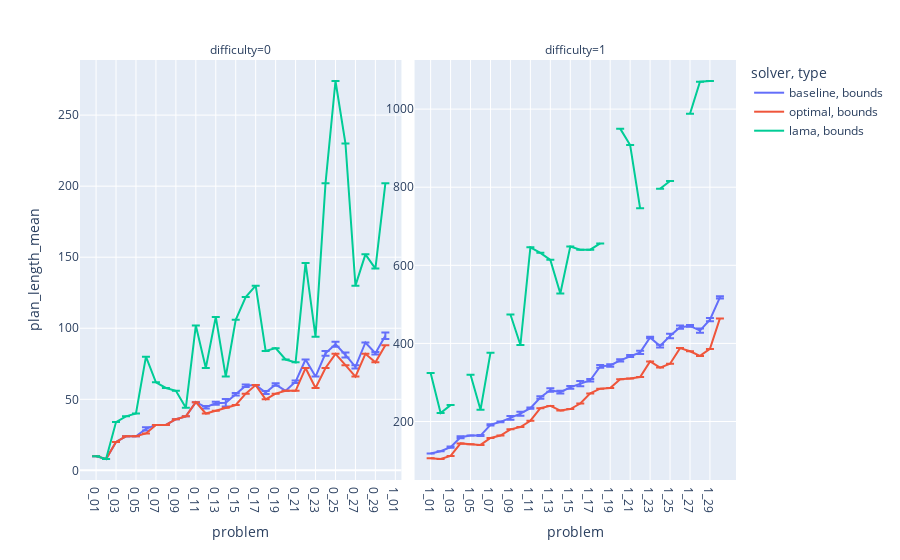
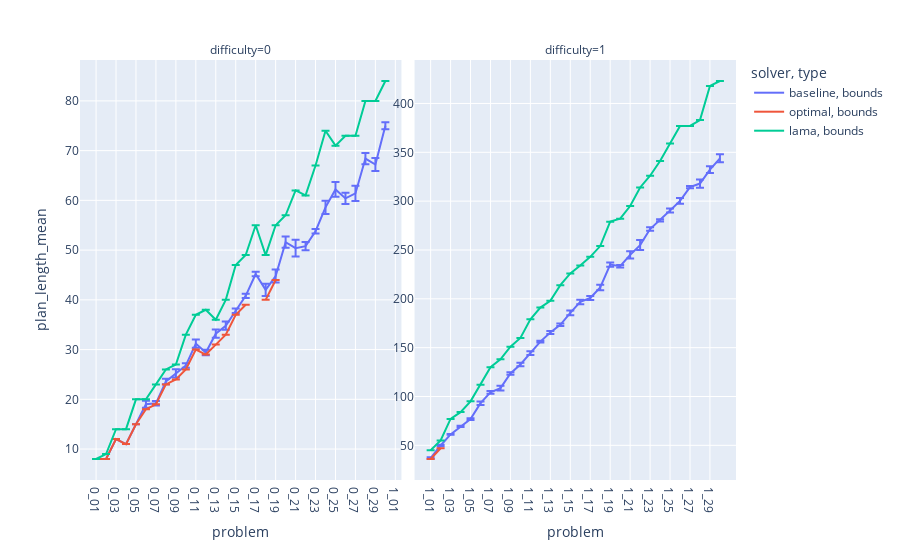
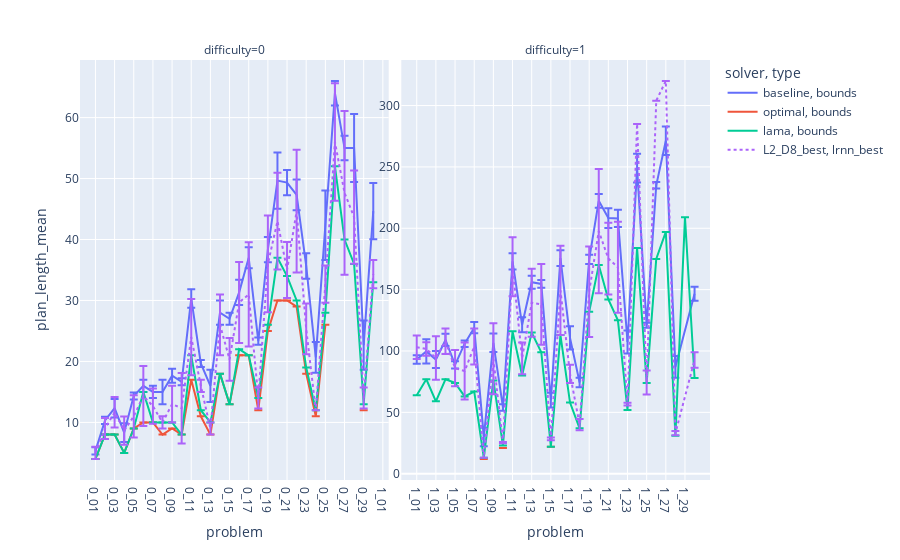
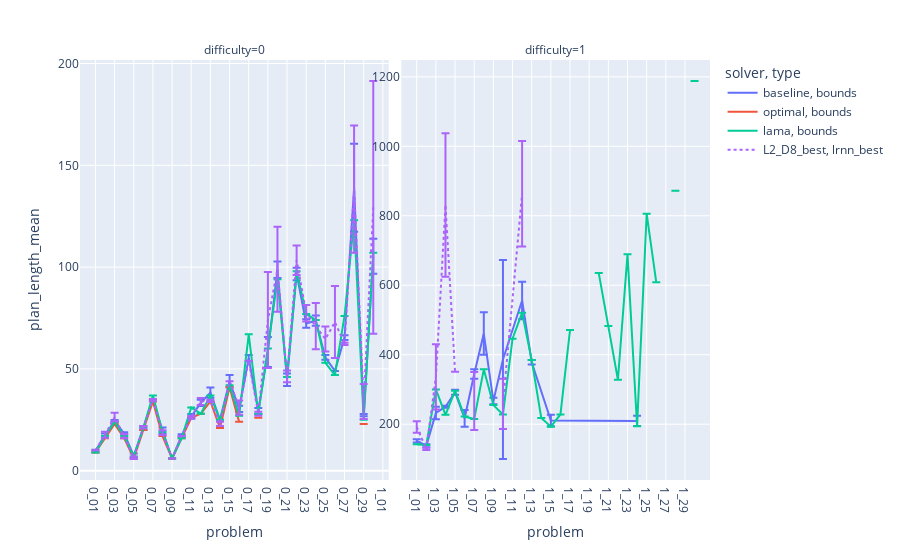

These figures' notebook cell, in order:
### Markdown cell above
# Plan length plots

### Code cell
plot_domains("plan_length", log_y=0, choices=choices, layers=layers, dimensions=dimensions)

### Figure 1 — Plotly figure (JSON) as saved in the notebook; plotly's stock layout.template omitted (floating-point values rounded to 4 significant figures)
{"data": [{"error_y": {"array": [0, 0, 0, 0, 0, 1.095, 0, 0, 0, 0, 0, 0.8944, 1.095, 2.608, 0.8944, 0.8944, 0, 1.095, 0.8944, 0, 0.8944, 0, 0, 1.673, 1.789, 1.789, 1.095, 0, 0.8944, 2.28]}, "hovertemplate": "solver=baseline<br>type=bounds<br>difficulty=0<br>problem=%{x}<br>plan_length_mean=%{y}<extra></extra>", "legendgroup": "baseline, bounds", "line": {"color": "#636efa", "dash": "solid"}, "marker": {"symbol": "circle"}, "mode": "lines", "name": "baseline, bounds", "orientation": "v", "showlegend": true, "type": "scatter", "x": ["0_01", "0_02", "0_03", "0_04", "0_05", "0_06", "0_07", "0_08", "0_09", "0_10", "0_11", "0_12", "0_13", "0_14", "0_15", "0_16", "0_17", "0_18", "0_19", "0_20", "0_21", "0_22", "0_23", "0_24", "0_25", "0_26", "0_27", "0_28", "0_29", "0_30"], "xaxis": "x", "y": [10, 8, 20, 24, 24, 29.2, 32, 32, 36, 38, 48, 44.4, 47.2, 47.6, 53.6, 59.6, 60, 54.8, 60.4, 56, 62.4, 78, 66, 82.4, 88.8, 81.2, 72.8, 90, 82.4, 94.8], "yaxis": "y"}, {"error_y": {"array": [0, 0, 1.673, 2.608, 0, 1.414, 1.673, 1.095, 4.604, 5.099, 1.673, 3.286, 4.382, 3.347, 3.578, 6.723, 3.286, 3.347, 3.286, 2.966, 2.608, 4.147, 1.789, 3.347, 5.762, 4.336, 2.28, 5.586, 4.147, 2.828]}, "hovertemplate": "solver=baseline<br>type=bounds<br>difficulty=1<br>problem=%{x}<br>plan_length_mean=%{y}<extra></extra>", "legendgroup": "baseline, bounds", "line": {"color": "#636efa", "dash": "solid"}, "marker": {"symbol": "circle"}, "mode": "lines", "name": "baseline, bounds", "orientation": "v", "showlegend": false, "type": "scatter", "x": ["1_01", "1_02", "1_03", "1_04", "1_05", "1_06", "1_07", "1_08", "1_09", "1_10", "1_11", "1_12", "1_13", "1_14", "1_15", "1_16", "1_17", "1_18", "1_19", "1_20", "1_21", "1_22", "1_23", "1_24", "1_25", "1_26", "1_27", "1_28", "1_29", "1_30"], "xaxis": "x2", "y": [118, 124, 134.4, 159.6, 164, 164, 191.6, 199.2, 209.2, 220, 234.4, 261.6, 280.8, 275.2, 287.6, 296.8, 305.6, 341.2, 343.6, 356.4, 367.6, 377.2, 415.2, 393.2, 419.2, 441.6, 444.8, 432.8, 460.8, 518], "yaxis": "y2"}, {"error_y": {"array": [null, null, null, null, null, null, null, null, null, null, null, null, null, null, null, null, null, null, null, null, null, null, null, null, null, null, null, null, null, null]}, "hovertemplate": "solver=optimal<br>type=bounds<br>difficulty=0<br>problem=%{x}<br>plan_length_mean=%{y}<extra></extra>", "legendgroup": "optimal, bounds", "line": {"color": "#EF553B", "dash": "solid"}, "marker": {"symbol": "circle"}, "mode": "lines", "name": "optimal, bounds", "orientation": "v", "showlegend": true, "type": "scatter", "x": ["0_01", "0_02", "0_03", "0_04", "0_05", "0_06", "0_07", "0_08", "0_09", "0_10", "0_11", "0_12", "0_13", "0_14", "0_15", "0_16", "0_17", "0_18", "0_19", "0_20", "0_21", "0_22", "0_23", "0_24", "0_25", "0_26", "0_27", "0_28", "0_29", "0_30"], "xaxis": "x", "y": [10, 8, 20, 24, 24, 26, 32, 32, 36, 38, 48, 40, 42, 44, 46, 54, 60, 50, 54, 56, 56, 72, 58, 72, 82, 74, 66, 82, 76, 88], "yaxis": "y"}, {"error_y": {"array": [null, null, null, null, null, null, null, null, null, null, null, null, null, null, null, null, null, null, null, null, null, null, null, null, null, null, null, null, null, null]}, "hovertemplate": "solver=optimal<br>type=bounds<br>difficulty=1<br>problem=%{x}<br>plan_length_mean=%{y}<extra></extra>", "legendgroup": "optimal, bounds", "line": {"color": "#EF553B", "dash": "solid"}, "marker": {"symbol": "circle"}, "mode": "lines", "name": "optimal, bounds", "orientation": "v", "showlegend": false, "type": "scatter", "x": ["1_01", "1_02", "1_03", "1_04", "1_05", "1_06", "1_07", "1_08", "1_09", "1_10", "1_11", "1_12", "1_13", "1_14", "1_15", "1_16", "1_17", "1_18", "1_19", "1_20", "1_21", "1_22", "1_23", "1_24", "1_25", "1_26", "1_27", "1_28", "1_29", "1_30"], "xaxis": "x2", "y": [106, 104, 112, 144, 142, 140, 158, 164, 180, 186, 202, 234, 240, 228, 232, 246, 272, 284, 286, 308, 310, 314, 354, 338, 348, 388, 380, 368, 386, 464], "yaxis": "y2"}, {"error_y": {"array": [null, null, null, null, null, null, null, null, null, null, null, null, null, null, null, null, null, null, null, null, null, null, null, null, null, null, null, null, null, null]}, "hovertemplate": "solver=lama<br>type=bounds<br>difficulty=0<br>problem=%{x}<br>plan_length_mean=%{y}<extra></extra>", "legendgroup": "lama, bounds", "line": {"color": "#00cc96", "dash": "solid"}, "marker": {"symbol": "circle"}, "mode": "lines", "name": "lama, bounds", "orientation": "v", "showlegend": true, "type": "scatter", "x": ["0_01", "0_02", "0_03", "0_04", "0_05", "0_06", "0_07", "0_08", "0_09", "0_10", "0_11", "0_12", "0_13", "0_14", "0_15", "0_16", "0_17", "0_18", "0_19", "0_20", "0_21", "0_22", "0_23", "0_24", "0_25", "0_26", "0_27", "0_28", "0_29", "0_30"], "xaxis": "x", "y": [10, 8, 34, 38, 40, 80, 62, 58, 56, 44, 102, 72, 108, 66, 106, 122, 130, 84, 86, 78, 76, 146, 94, 202, 274, 230, 130, 152, 142, 202], "yaxis": "y"}, {"error_y": {"array": [null, null, null, null, null, null, null, null, null, null, null, null, null, null, null, null, null, null, null, null, null, null, null, null, null, null, null, null, null, null]}, "hovertemplate": "solver=lama<br>type=bounds<br>difficulty=1<br>problem=%{x}<br>plan_length_mean=%{y}<extra></extra>", "legendgroup": "lama, bounds", "line": {"color": "#00cc96", "dash": "solid"}, "marker": {"symbol": "circle"}, "mode": "lines", "name": "lama, bounds", "orientation": "v", "showlegend": false, "type": "scatter", "x": ["1_01", "1_02", "1_03", "1_04", "1_05", "1_06", "1_07", "1_08", "1_09", "1_10", "1_11", "1_12", "1_13", "1_14", "1_15", "1_16", "1_17", "1_18", "1_19", "1_20", "1_21", "1_22", "1_23", "1_24", "1_25", "1_26", "1_27", "1_28", "1_29", "1_30"], "xaxis": "x2", "y": [324, 222, 242, null, 320, 230, 376, null, 474, 396, 646, 632, 614, 528, 648, 640, 640, 656, null, 950, 908, 746, null, 796, 816, null, 988, 1070, 1072, null], "yaxis": "y2"}], "layout": {"annotations": [{"font": {}, "showarrow": false, "text": "difficulty=0", "x": 0.245, "xanchor": "center", "xref": "paper", "y": 1, "yanchor": "bottom", "yref": "paper"}, {"font": {}, "showarrow": false, "text": "difficulty=1", "x": 0.755, "xanchor": "center", "xref": "paper", "y": 1, "yanchor": "bottom", "yref": "paper"}], "legend": {"title": {"text": "solver, type"}, "tracegroupgap": 0}, "margin": {"t": 60}, "xaxis": {"anchor": "y", "categoryarray": ["0_01", "0_02", "0_03", "0_04", "0_05", "0_06", "0_07", "0_08", "0_09", "0_10", "0_11", "0_12", "0_13", "0_14", "0_15", "0_16", "0_17", "0_18", "0_19", "0_20", "0_21", "0_22", "0_23", "0_24", "0_25", "0_26", "0_27", "0_28", "0_29", "0_30", "1_01", "1_02", "1_03", "1_04", "1_05", "1_06", "1_07", "1_08", "1_09", "1_10", "1_11", "1_12", "1_13", "1_14", "1_15", "1_16", "1_17", "1_18", "1_19", "1_20", "1_21", "1_22", "1_23", "1_24", "1_25", "1_26", "1_27", "1_28", "1_29", "1_30"], "categoryorder": "array", "domain": [0, 0.49], "showticklabels": true, "title": {"text": "problem"}}, "xaxis2": {"anchor": "y2", "categoryarray": ["0_01", "0_02", "0_03", "0_04", "0_05", "0_06", "0_07", "0_08", "0_09", "0_10", "0_11", "0_12", "0_13", "0_14", "0_15", "0_16", "0_17", "0_18", "0_19", "0_20", "0_21", "0_22", "0_23", "0_24", "0_25", "0_26", "0_27", "0_28", "0_29", "0_30", "1_01", "1_02", "1_03", "1_04", "1_05", "1_06", "1_07", "1_08", "1_09", "1_10", "1_11", "1_12", "1_13", "1_14", "1_15", "1_16", "1_17", "1_18", "1_19", "1_20", "1_21", "1_22", "1_23", "1_24", "1_25", "1_26", "1_27", "1_28", "1_29", "1_30"], "categoryorder": "array", "domain": [0.51, 1], "showticklabels": true, "title": {"text": "problem"}}, "yaxis": {"anchor": "x", "domain": [0, 1], "showticklabels": true, "title": {"text": "plan_length_mean"}}, "yaxis2": {"anchor": "x2", "domain": [0, 1], "showticklabels": true}}}

### Figure 2 — Plotly figure (JSON) as saved in the notebook; plotly's stock layout.template omitted (floating-point values rounded to 4 significant figures)
{"data": [{"error_y": {"array": [0, 0, 0, 0, 0, 0.7071, 0.4472, 0.5477, 0.8367, 0.4472, 0.8367, 0.5477, 0.8367, 0.8367, 0.4472, 0.4472, 0.4472, 1.225, 1.304, 1.14, 1.673, 0.8367, 0.4472, 1.342, 1.483, 1.14, 1.517, 1.14, 1.304, 0.7071]}, "hovertemplate": "solver=baseline<br>type=bounds<br>difficulty=0<br>problem=%{x}<br>plan_length_mean=%{y}<extra></extra>", "legendgroup": "baseline, bounds", "line": {"color": "#636efa", "dash": "solid"}, "marker": {"symbol": "circle"}, "mode": "lines", "name": "baseline, bounds", "orientation": "v", "showlegend": true, "type": "scatter", "x": ["0_01", "0_02", "0_03", "0_04", "0_05", "0_06", "0_07", "0_08", "0_09", "0_10", "0_11", "0_12", "0_13", "0_14", "0_15", "0_16", "0_17", "0_18", "0_19", "0_20", "0_21", "0_22", "0_23", "0_24", "0_25", "0_26", "0_27", "0_28", "0_29", "0_30"], "xaxis": "x", "y": [8, 8, 12, 11, 15, 19, 19.2, 23.6, 25.2, 26.8, 31.2, 29.4, 33.2, 34.8, 37.8, 40.8, 45.2, 42, 44.8, 51.6, 50.4, 50.8, 53.8, 58.6, 62.2, 60.4, 61.4, 68.4, 67.2, 75], "yaxis": "y"}, {"error_y": {"array": [0.7071, 0.8367, 0.4472, 0.5477, 0.8367, 1.789, 1.304, 2.51, 1.342, 1.789, 1.949, 0.8367, 1.517, 1.342, 2.408, 2.28, 2.049, 2.881, 2.121, 1.342, 3.742, 5.148, 1.817, 1.14, 2.074, 2.95, 1.14, 4.183, 3.493, 4.087]}, "hovertemplate": "solver=baseline<br>type=bounds<br>difficulty=1<br>problem=%{x}<br>plan_length_mean=%{y}<extra></extra>", "legendgroup": "baseline, bounds", "line": {"color": "#636efa", "dash": "solid"}, "marker": {"symbol": "circle"}, "mode": "lines", "name": "baseline, bounds", "orientation": "v", "showlegend": false, "type": "scatter", "x": ["1_01", "1_02", "1_03", "1_04", "1_05", "1_06", "1_07", "1_08", "1_09", "1_10", "1_11", "1_12", "1_13", "1_14", "1_15", "1_16", "1_17", "1_18", "1_19", "1_20", "1_21", "1_22", "1_23", "1_24", "1_25", "1_26", "1_27", "1_28", "1_29", "1_30"], "xaxis": "x2", "y": [37, 49.8, 61.2, 69.4, 76.8, 93.2, 104.2, 108.6, 123.6, 132.8, 144.4, 156.2, 165.6, 173.4, 185.6, 196.8, 200.8, 211.6, 235, 233.4, 245, 255, 271.4, 280.4, 290.4, 300.2, 314.4, 318, 332.2, 343.8], "yaxis": "y2"}, {"error_y": {"array": [null, null, null, null, null, null, null, null, null, null, null, null, null, null, null, null, null, null, null, null, null, null, null, null, null, null, null, null, null, null]}, "hovertemplate": "solver=optimal<br>type=bounds<br>difficulty=0<br>problem=%{x}<br>plan_length_mean=%{y}<extra></extra>", "legendgroup": "optimal, bounds", "line": {"color": "#EF553B", "dash": "solid"}, "marker": {"symbol": "circle"}, "mode": "lines", "name": "optimal, bounds", "orientation": "v", "showlegend": true, "type": "scatter", "x": ["0_01", "0_02", "0_03", "0_04", "0_05", "0_06", "0_07", "0_08", "0_09", "0_10", "0_11", "0_12", "0_13", "0_14", "0_15", "0_16", "0_17", "0_18", "0_19", "0_20", "0_21", "0_22", "0_23", "0_24", "0_25", "0_26", "0_27", "0_28", "0_29", "0_30"], "xaxis": "x", "y": [8, 8, 12, 11, 15, 18, 19, 23, 24, 26, 30, 29, 31, 33, 37, 39, null, 40, 44, null, null, null, null, null, null, null, null, null, null, null], "yaxis": "y"}, {"error_y": {"array": [null, null, null, null, null, null, null, null, null, null, null, null, null, null, null, null, null, null, null, null, null, null, null, null, null, null, null, null, null, null]}, "hovertemplate": "solver=optimal<br>type=bounds<br>difficulty=1<br>problem=%{x}<br>plan_length_mean=%{y}<extra></extra>", "legendgroup": "optimal, bounds", "line": {"color": "#EF553B", "dash": "solid"}, "marker": {"symbol": "circle"}, "mode": "lines", "name": "optimal, bounds", "orientation": "v", "showlegend": false, "type": "scatter", "x": ["1_01", "1_02", "1_03", "1_04", "1_05", "1_06", "1_07", "1_08", "1_09", "1_10", "1_11", "1_12", "1_13", "1_14", "1_15", "1_16", "1_17", "1_18", "1_19", "1_20", "1_21", "1_22", "1_23", "1_24", "1_25", "1_26", "1_27", "1_28", "1_29", "1_30"], "xaxis": "x2", "y": [36, 47, null, null, null, null, null, null, null, null, null, null, null, null, null, null, null, null, null, null, null, null, null, null, null, null, null, null, null, null], "yaxis": "y2"}, {"error_y": {"array": [null, null, null, null, null, null, null, null, null, null, null, null, null, null, null, null, null, null, null, null, null, null, null, null, null, null, null, null, null, null]}, "hovertemplate": "solver=lama<br>type=bounds<br>difficulty=0<br>problem=%{x}<br>plan_length_mean=%{y}<extra></extra>", "legendgroup": "lama, bounds", "line": {"color": "#00cc96", "dash": "solid"}, "marker": {"symbol": "circle"}, "mode": "lines", "name": "lama, bounds", "orientation": "v", "showlegend": true, "type": "scatter", "x": ["0_01", "0_02", "0_03", "0_04", "0_05", "0_06", "0_07", "0_08", "0_09", "0_10", "0_11", "0_12", "0_13", "0_14", "0_15", "0_16", "0_17", "0_18", "0_19", "0_20", "0_21", "0_22", "0_23", "0_24", "0_25", "0_26", "0_27", "0_28", "0_29", "0_30"], "xaxis": "x", "y": [8, 9, 14, 14, 20, 20, 23, 26, 27, 33, 37, 38, 36, 40, 47, 49, 55, 49, 55, 57, 62, 61, 67, 74, 71, 73, 73, 80, 80, 84], "yaxis": "y"}, {"error_y": {"array": [null, null, null, null, null, null, null, null, null, null, null, null, null, null, null, null, null, null, null, null, null, null, null, null, null, null, null, null, null, null]}, "hovertemplate": "solver=lama<br>type=bounds<br>difficulty=1<br>problem=%{x}<br>plan_length_mean=%{y}<extra></extra>", "legendgroup": "lama, bounds", "line": {"color": "#00cc96", "dash": "solid"}, "marker": {"symbol": "circle"}, "mode": "lines", "name": "lama, bounds", "orientation": "v", "showlegend": false, "type": "scatter", "x": ["1_01", "1_02", "1_03", "1_04", "1_05", "1_06", "1_07", "1_08", "1_09", "1_10", "1_11", "1_12", "1_13", "1_14", "1_15", "1_16", "1_17", "1_18", "1_19", "1_20", "1_21", "1_22", "1_23", "1_24", "1_25", "1_26", "1_27", "1_28", "1_29", "1_30"], "xaxis": "x2", "y": [45, 55, 77, 84, 95, 112, 130, 138, 151, 160, 179, 191, 198, 214, 226, 234, 243, 254, 279, 282, 295, 314, 326, 341, 359, 377, 377, 383, 418, 423], "yaxis": "y2"}], "layout": {"annotations": [{"font": {}, "showarrow": false, "text": "difficulty=0", "x": 0.245, "xanchor": "center", "xref": "paper", "y": 1, "yanchor": "bottom", "yref": "paper"}, {"font": {}, "showarrow": false, "text": "difficulty=1", "x": 0.755, "xanchor": "center", "xref": "paper", "y": 1, "yanchor": "bottom", "yref": "paper"}], "legend": {"title": {"text": "solver, type"}, "tracegroupgap": 0}, "margin": {"t": 60}, "xaxis": {"anchor": "y", "categoryarray": ["0_01", "0_02", "0_03", "0_04", "0_05", "0_06", "0_07", "0_08", "0_09", "0_10", "0_11", "0_12", "0_13", "0_14", "0_15", "0_16", "0_17", "0_18", "0_19", "0_20", "0_21", "0_22", "0_23", "0_24", "0_25", "0_26", "0_27", "0_28", "0_29", "0_30", "1_01", "1_02", "1_03", "1_04", "1_05", "1_06", "1_07", "1_08", "1_09", "1_10", "1_11", "1_12", "1_13", "1_14", "1_15", "1_16", "1_17", "1_18", "1_19", "1_20", "1_21", "1_22", "1_23", "1_24", "1_25", "1_26", "1_27", "1_28", "1_29", "1_30"], "categoryorder": "array", "domain": [0, 0.49], "showticklabels": true, "title": {"text": "problem"}}, "xaxis2": {"anchor": "y2", "categoryarray": ["0_01", "0_02", "0_03", "0_04", "0_05", "0_06", "0_07", "0_08", "0_09", "0_10", "0_11", "0_12", "0_13", "0_14", "0_15", "0_16", "0_17", "0_18", "0_19", "0_20", "0_21", "0_22", "0_23", "0_24", "0_25", "0_26", "0_27", "0_28", "0_29", "0_30", "1_01", "1_02", "1_03", "1_04", "1_05", "1_06", "1_07", "1_08", "1_09", "1_10", "1_11", "1_12", "1_13", "1_14", "1_15", "1_16", "1_17", "1_18", "1_19", "1_20", "1_21", "1_22", "1_23", "1_24", "1_25", "1_26", "1_27", "1_28", "1_29", "1_30"], "categoryorder": "array", "domain": [0.51, 1], "showticklabels": true, "title": {"text": "problem"}}, "yaxis": {"anchor": "x", "domain": [0, 1], "showticklabels": true, "title": {"text": "plan_length_mean"}}, "yaxis2": {"anchor": "x2", "domain": [0, 1], "showticklabels": true}}}

### Figure 3 — Plotly figure (JSON) as saved in the notebook; plotly's stock layout.template omitted (floating-point values rounded to 4 significant figures)
{"data": [{"error_y": {"array": [0.5774, 0.5774, 1.528, 1.528, 0.5774, 1, 1, 2, 1.155, 0.5774, 1.528, 0.5774, 2.646, 2, 1, 2.082, 1.732, 0.5774, 2.082, 4.619, 2.082, 2.517, 2.082, 2.517, 5.686, 2, 2, 5.568, 4.041, 4.619]}, "hovertemplate": "solver=baseline<br>type=bounds<br>difficulty=0<br>problem=%{x}<br>plan_length_mean=%{y}<extra></extra>", "legendgroup": "baseline, bounds", "line": {"color": "#636efa", "dash": "solid"}, "marker": {"symbol": "circle"}, "mode": "lines", "name": "baseline, bounds", "orientation": "v", "showlegend": true, "type": "scatter", "x": ["0_01", "0_02", "0_03", "0_04", "0_05", "0_06", "0_07", "0_08", "0_09", "0_10", "0_11", "0_12", "0_13", "0_14", "0_15", "0_16", "0_17", "0_18", "0_19", "0_20", "0_21", "0_22", "0_23", "0_24", "0_25", "0_26", "0_27", "0_28", "0_29", "0_30"], "xaxis": "x", "y": [5.333, 10.33, 12.33, 8.333, 14.33, 16, 15, 15, 17.67, 16.67, 30.33, 19.67, 16, 28, 27, 31.33, 37, 23.33, 38.33, 49.67, 49.33, 47.33, 35.67, 20.67, 42.33, 64, 55, 55, 22.67, 44.67], "yaxis": "y"}, {"error_y": {"array": [3.464, 9.866, 6.928, 5, 2.887, 2.646, 4.583, 7.55, 7.506, 2.646, 6.557, 6.11, 5.292, 3.215, 6.083, 6.429, 9.504, 3.786, 3.786, 5.686, 8.083, 7, 9.292, 11.79, 2, 2.646, 11.59, 8.888, 5.686]}, "hovertemplate": "solver=baseline<br>type=bounds<br>difficulty=1<br>problem=%{x}<br>plan_length_mean=%{y}<extra></extra>", "legendgroup": "baseline, bounds", "line": {"color": "#636efa", "dash": "solid"}, "marker": {"symbol": "circle"}, "mode": "lines", "name": "baseline, bounds", "orientation": "v", "showlegend": false, "type": "scatter", "x": ["1_01", "1_02", "1_03", "1_04", "1_05", "1_06", "1_07", "1_08", "1_09", "1_10", "1_11", "1_12", "1_13", "1_14", "1_15", "1_16", "1_17", "1_18", "1_19", "1_20", "1_21", "1_22", "1_23", "1_24", "1_25", "1_26", "1_27", "1_28", "1_30"], "xaxis": "x2", "y": [93, 99.67, 93, 109, 88.67, 106, 119, 30, 106.7, 54, 173, 121.3, 156, 154.7, 60, 175.7, 110.7, 74.33, 174.7, 222.3, 208.3, 208, 107.3, 249, 121, 235, 271.3, 87, 146.7], "yaxis": "y2"}, {"error_y": {"array": [null, null, null, null, null, null, null, null, null, null, null, null, null, null, null, null, null, null, null, null, null, null, null, null, null, null, null, null, null, null]}, "hovertemplate": "solver=optimal<br>type=bounds<br>difficulty=0<br>problem=%{x}<br>plan_length_mean=%{y}<extra></extra>", "legendgroup": "optimal, bounds", "line": {"color": "#EF553B", "dash": "solid"}, "marker": {"symbol": "circle"}, "mode": "lines", "name": "optimal, bounds", "orientation": "v", "showlegend": true, "type": "scatter", "x": ["0_01", "0_02", "0_03", "0_04", "0_05", "0_06", "0_07", "0_08", "0_09", "0_10", "0_11", "0_12", "0_13", "0_14", "0_15", "0_16", "0_17", "0_18", "0_19", "0_20", "0_21", "0_22", "0_23", "0_24", "0_25", "0_26", "0_27", "0_28", "0_29", "0_30"], "xaxis": "x", "y": [4, 8, 8, 5, 9, 10, 10, 8, 9, 8, 17, 11, 8, 18, 13, 21, 21, 12, 25, 30, 30, 29, 18, 11, 26, null, null, null, 12, null], "yaxis": "y"}, {"error_y": {"array": [null, null, null, null, null, null, null, null, null, null, null, null, null, null, null, null, null, null, null, null, null, null, null, null, null, null, null, null, null, null]}, "hovertemplate": "solver=optimal<br>type=bounds<br>difficulty=1<br>problem=%{x}<br>plan_length_mean=%{y}<extra></extra>", "legendgroup": "optimal, bounds", "line": {"color": "#EF553B", "dash": "solid"}, "marker": {"symbol": "circle"}, "mode": "lines", "name": "optimal, bounds", "orientation": "v", "showlegend": false, "type": "scatter", "x": ["1_01", "1_02", "1_03", "1_04", "1_05", "1_06", "1_07", "1_08", "1_09", "1_10", "1_11", "1_12", "1_13", "1_14", "1_15", "1_16", "1_17", "1_18", "1_19", "1_20", "1_21", "1_22", "1_23", "1_24", "1_25", "1_26", "1_27", "1_28", "1_29", "1_30"], "xaxis": "x2", "y": [null, null, null, null, null, null, null, 12, null, 21, null, null, null, null, 22, null, null, null, null, null, null, null, null, null, null, null, null, null, null, null], "yaxis": "y2"}, {"error_y": {"array": [null, null, null, null, null, null, null, null, null, null, null, null, null, null, null, null, null, null, null, null, null, null, null, null, null, null, null, null, null, null]}, "hovertemplate": "solver=lama<br>type=bounds<br>difficulty=0<br>problem=%{x}<br>plan_length_mean=%{y}<extra></extra>", "legendgroup": "lama, bounds", "line": {"color": "#00cc96", "dash": "solid"}, "marker": {"symbol": "circle"}, "mode": "lines", "name": "lama, bounds", "orientation": "v", "showlegend": true, "type": "scatter", "x": ["0_01", "0_02", "0_03", "0_04", "0_05", "0_06", "0_07", "0_08", "0_09", "0_10", "0_11", "0_12", "0_13", "0_14", "0_15", "0_16", "0_17", "0_18", "0_19", "0_20", "0_21", "0_22", "0_23", "0_24", "0_25", "0_26", "0_27", "0_28", "0_29", "0_30"], "xaxis": "x", "y": [4, 8, 8, 5, 9, 15, 10, 10, 10, 8, 21, 12, 10, 18, 13, 22, 21, 14, 26, 37, 34, 30, 19, 12, 28, 52, 40, 36, 13, 33], "yaxis": "y"}, {"error_y": {"array": [null, null, null, null, null, null, null, null, null, null, null, null, null, null, null, null, null, null, null, null, null, null, null, null, null, null, null, null, null, null]}, "hovertemplate": "solver=lama<br>type=bounds<br>difficulty=1<br>problem=%{x}<br>plan_length_mean=%{y}<extra></extra>", "legendgroup": "lama, bounds", "line": {"color": "#00cc96", "dash": "solid"}, "marker": {"symbol": "circle"}, "mode": "lines", "name": "lama, bounds", "orientation": "v", "showlegend": false, "type": "scatter", "x": ["1_01", "1_02", "1_03", "1_04", "1_05", "1_06", "1_07", "1_08", "1_09", "1_10", "1_11", "1_12", "1_13", "1_14", "1_15", "1_16", "1_17", "1_18", "1_19", "1_20", "1_21", "1_22", "1_23", "1_24", "1_25", "1_26", "1_27", "1_28", "1_29", "1_30"], "xaxis": "x2", "y": [64, 77, 59, 77, 74, 63, 67, 13, 76, 23, 116, 80, 115, 99, 22, 113, 58, 37, 132, 170, 142, 125, 52, 184, 74, 175, 197, 31, 209, 78], "yaxis": "y2"}, {"error_y": {"array": [1, 1.732, 2.517, 2.309, 3.464, 4.933, 2.887, 1, 3, 5.774, 6.245, 1, 1, 5, 3.512, 6.658, 8.544, 1.732, 7.937, 7.937, 4.583, 10.07, 4.163, 0, 3.055, 9.644, 13.43, 7.638, 1.732, 2.309]}, "hovertemplate": "solver=L2_D8_best<br>type=lrnn_best<br>difficulty=0<br>problem=%{x}<br>plan_length_mean=%{y}<extra></extra>", "legendgroup": "L2_D8_best, lrnn_best", "line": {"color": "#ab63fa", "dash": "dot"}, "marker": {"symbol": "circle"}, "mode": "lines", "name": "L2_D8_best, lrnn_best", "orientation": "v", "showlegend": true, "type": "scatter", "x": ["0_01", "0_02", "0_03", "0_04", "0_05", "0_06", "0_07", "0_08", "0_09", "0_10", "0_11", "0_12", "0_13", "0_14", "0_15", "0_16", "0_17", "0_18", "0_19", "0_20", "0_21", "0_22", "0_23", "0_24", "0_25", "0_26", "0_27", "0_28", "0_29", "0_30"], "xaxis": "x", "y": [5, 9, 11.67, 8.667, 11, 14.33, 12.67, 10, 13, 12.33, 24, 16, 9, 26, 20.33, 29.67, 31, 14, 36, 43, 35, 44.67, 25.33, 12, 32.67, 56, 47.67, 43.67, 14, 34.33], "yaxis": "y"}, {"error_y": {"array": [9.539, 5.508, 17.79, 10.39, 14.73, 23.25, 14.57, 0, 28.92, 0.5774, 24.11, 13, 27.74, 32.92, 1.155, 36.35, 7.506, 4.583, 36.83, 50.54, 29.26, 37.07, 1.155, null, 9.713, null, null, 1.732, 6.351]}, "hovertemplate": "solver=L2_D8_best<br>type=lrnn_best<br>difficulty=1<br>problem=%{x}<br>plan_length_mean=%{y}<extra></extra>", "legendgroup": "L2_D8_best, lrnn_best", "line": {"color": "#ab63fa", "dash": "dot"}, "marker": {"symbol": "circle"}, "mode": "lines", "name": "L2_D8_best, lrnn_best", "orientation": "v", "showlegend": false, "type": "scatter", "x": ["1_01", "1_02", "1_03", "1_04", "1_05", "1_06", "1_07", "1_08", "1_09", "1_10", "1_11", "1_12", "1_13", "1_14", "1_15", "1_16", "1_17", "1_18", "1_19", "1_20", "1_21", "1_22", "1_23", "1_24", "1_25", "1_26", "1_27", "1_28", "1_30"], "xaxis": "x2", "y": [103, 101.7, 94.33, 108, 86, 83.67, 103.7, 13, 93.67, 25.33, 168.7, 94, 139.3, 138, 28.33, 149.3, 81.33, 40, 148.3, 197.7, 175.3, 168.3, 56.67, 285, 74.33, 304, 320, 33, 92.67], "yaxis": "y2"}], "layout": {"annotations": [{"font": {}, "showarrow": false, "text": "difficulty=0", "x": 0.245, "xanchor": "center", "xref": "paper", "y": 1, "yanchor": "bottom", "yref": "paper"}, {"font": {}, "showarrow": false, "text": "difficulty=1", "x": 0.755, "xanchor": "center", "xref": "paper", "y": 1, "yanchor": "bottom", "yref": "paper"}], "legend": {"title": {"text": "solver, type"}, "tracegroupgap": 0}, "margin": {"t": 60}, "xaxis": {"anchor": "y", "categoryarray": ["0_01", "0_02", "0_03", "0_04", "0_05", "0_06", "0_07", "0_08", "0_09", "0_10", "0_11", "0_12", "0_13", "0_14", "0_15", "0_16", "0_17", "0_18", "0_19", "0_20", "0_21", "0_22", "0_23", "0_24", "0_25", "0_26", "0_27", "0_28", "0_29", "0_30", "1_01", "1_02", "1_03", "1_04", "1_05", "1_06", "1_07", "1_08", "1_09", "1_10", "1_11", "1_12", "1_13", "1_14", "1_15", "1_16", "1_17", "1_18", "1_19", "1_20", "1_21", "1_22", "1_23", "1_24", "1_25", "1_26", "1_27", "1_28", "1_29", "1_30"], "categoryorder": "array", "domain": [0, 0.49], "showticklabels": true, "title": {"text": "problem"}}, "xaxis2": {"anchor": "y2", "categoryarray": ["0_01", "0_02", "0_03", "0_04", "0_05", "0_06", "0_07", "0_08", "0_09", "0_10", "0_11", "0_12", "0_13", "0_14", "0_15", "0_16", "0_17", "0_18", "0_19", "0_20", "0_21", "0_22", "0_23", "0_24", "0_25", "0_26", "0_27", "0_28", "0_29", "0_30", "1_01", "1_02", "1_03", "1_04", "1_05", "1_06", "1_07", "1_08", "1_09", "1_10", "1_11", "1_12", "1_13", "1_14", "1_15", "1_16", "1_17", "1_18", "1_19", "1_20", "1_21", "1_22", "1_23", "1_24", "1_25", "1_26", "1_27", "1_28", "1_29", "1_30"], "categoryorder": "array", "domain": [0.51, 1], "showticklabels": true, "title": {"text": "problem"}}, "yaxis": {"anchor": "x", "domain": [0, 1], "showticklabels": true, "title": {"text": "plan_length_mean"}}, "yaxis2": {"anchor": "x2", "domain": [0, 1], "showticklabels": true}}}

### Figure 4 — Plotly figure (JSON) as saved in the notebook; plotly's stock layout.template omitted (floating-point values rounded to 4 significant figures)
{"data": [{"error_y": {"array": [0.5774, 0.5774, 0.5774, 0.5774, 1.155, 1, 0, 1.528, 0, 0.5774, 1.155, 1.528, 2.517, 0, 3, 1.528, 1.528, 1.528, 7.371, 4.041, 3.055, 3.055, 2.082, 2.517, 1.155, 0, 1.155, 21.63, 0.5774, 8.622]}, "hovertemplate": "solver=baseline<br>type=bounds<br>difficulty=0<br>problem=%{x}<br>plan_length_mean=%{y}<extra></extra>", "legendgroup": "baseline, bounds", "line": {"color": "#636efa", "dash": "solid"}, "marker": {"symbol": "circle"}, "mode": "lines", "name": "baseline, bounds", "orientation": "v", "showlegend": true, "type": "scatter", "x": ["0_01", "0_02", "0_03", "0_04", "0_05", "0_06", "0_07", "0_08", "0_09", "0_10", "0_11", "0_12", "0_13", "0_14", "0_15", "0_16", "0_17", "0_18", "0_19", "0_20", "0_21", "0_22", "0_23", "0_24", "0_25", "0_26", "0_27", "0_28", "0_29", "0_30"], "xaxis": "x", "y": [9.667, 17.67, 24.33, 18.33, 7.333, 21, 35, 19.67, 6, 17.33, 26.67, 33.33, 38.33, 25, 44, 30.33, 55.33, 29.33, 58.33, 98.67, 44.67, 96.67, 72.33, 73.67, 55.67, 49, 65.33, 139, 27.33, 105.3], "yaxis": "y"}, {"error_y": {"array": [4.583, 4.583, 17.93, 3.055, 7, 24.06, 13.58, 61.22, 9.504, 286.5, 53.74, 6.658, 16.56, 14.85, null, null, null]}, "hovertemplate": "solver=baseline<br>type=bounds<br>difficulty=1<br>problem=%{x}<br>plan_length_mean=%{y}<extra></extra>", "legendgroup": "baseline, bounds", "line": {"color": "#636efa", "dash": "solid"}, "marker": {"symbol": "circle"}, "mode": "lines", "name": "baseline, bounds", "orientation": "v", "showlegend": false, "type": "scatter", "x": ["1_01", "1_02", "1_03", "1_04", "1_05", "1_06", "1_07", "1_08", "1_09", "1_10", "1_12", "1_13", "1_15", "1_24", "1_25", "1_29", "1_30"], "xaxis": "x2", "y": [152, 138, 232.3, 250.3, 292, 217, 344.7, 461, 266.7, 386.3, 556, 378.3, 210.3, 209.5, null, null, null], "yaxis": "y2"}, {"error_y": {"array": [null, null, null, null, null, null, null, null, null, null, null, null, null, null, null, null, null, null, null, null, null, null, null, null, null, null, null, null, null, null]}, "hovertemplate": "solver=optimal<br>type=bounds<br>difficulty=0<br>problem=%{x}<br>plan_length_mean=%{y}<extra></extra>", "legendgroup": "optimal, bounds", "line": {"color": "#EF553B", "dash": "solid"}, "marker": {"symbol": "circle"}, "mode": "lines", "name": "optimal, bounds", "orientation": "v", "showlegend": true, "type": "scatter", "x": ["0_01", "0_02", "0_03", "0_04", "0_05", "0_06", "0_07", "0_08", "0_09", "0_10", "0_11", "0_12", "0_13", "0_14", "0_15", "0_16", "0_17", "0_18", "0_19", "0_20", "0_21", "0_22", "0_23", "0_24", "0_25", "0_26", "0_27", "0_28", "0_29", "0_30"], "xaxis": "x", "y": [9, 16, 23, 16, 6, 20, 34, 17, 6, 16, 26, 28, 34, 21, 41, 24, null, 26, null, null, null, null, null, null, null, null, null, null, 23, null], "yaxis": "y"}, {"error_y": {"array": [null, null, null, null, null, null, null, null, null, null, null, null, null, null, null, null, null, null, null, null, null, null, null, null, null, null, null, null, null, null]}, "hovertemplate": "solver=optimal<br>type=bounds<br>difficulty=1<br>problem=%{x}<br>plan_length_mean=%{y}<extra></extra>", "legendgroup": "optimal, bounds", "line": {"color": "#EF553B", "dash": "solid"}, "marker": {"symbol": "circle"}, "mode": "lines", "name": "optimal, bounds", "orientation": "v", "showlegend": false, "type": "scatter", "x": ["1_01", "1_02", "1_03", "1_04", "1_05", "1_06", "1_07", "1_08", "1_09", "1_10", "1_11", "1_12", "1_13", "1_14", "1_15", "1_16", "1_17", "1_18", "1_19", "1_20", "1_21", "1_22", "1_23", "1_24", "1_25", "1_26", "1_27", "1_28", "1_29", "1_30"], "xaxis": "x2", "y": [null, null, null, null, null, null, null, null, null, null, null, null, null, null, null, null, null, null, null, null, null, null, null, null, null, null, null, null, null, null], "yaxis": "y2"}, {"error_y": {"array": [null, null, null, null, null, null, null, null, null, null, null, null, null, null, null, null, null, null, null, null, null, null, null, null, null, null, null, null, null, null]}, "hovertemplate": "solver=lama<br>type=bounds<br>difficulty=0<br>problem=%{x}<br>plan_length_mean=%{y}<extra></extra>", "legendgroup": "lama, bounds", "line": {"color": "#00cc96", "dash": "solid"}, "marker": {"symbol": "circle"}, "mode": "lines", "name": "lama, bounds", "orientation": "v", "showlegend": true, "type": "scatter", "x": ["0_01", "0_02", "0_03", "0_04", "0_05", "0_06", "0_07", "0_08", "0_09", "0_10", "0_11", "0_12", "0_13", "0_14", "0_15", "0_16", "0_17", "0_18", "0_19", "0_20", "0_21", "0_22", "0_23", "0_24", "0_25", "0_26", "0_27", "0_28", "0_29", "0_30"], "xaxis": "x", "y": [9, 17, 24, 17, 7, 21, 37, 19, 6, 16, 31, 28, 37, 25, 42, 27, 67, 28, 60, 94, 46, 98, 77, 74, 53, 47, 76, 123, 25, 107], "yaxis": "y"}, {"error_y": {"array": [null, null, null, null, null, null, null, null, null, null, null, null, null, null, null, null, null, null, null, null, null, null, null, null, null, null, null, null, null, null]}, "hovertemplate": "solver=lama<br>type=bounds<br>difficulty=1<br>problem=%{x}<br>plan_length_mean=%{y}<extra></extra>", "legendgroup": "lama, bounds", "line": {"color": "#00cc96", "dash": "solid"}, "marker": {"symbol": "circle"}, "mode": "lines", "name": "lama, bounds", "orientation": "v", "showlegend": false, "type": "scatter", "x": ["1_01", "1_02", "1_03", "1_04", "1_05", "1_06", "1_07", "1_08", "1_09", "1_10", "1_11", "1_12", "1_13", "1_14", "1_15", "1_16", "1_17", "1_18", "1_19", "1_20", "1_21", "1_22", "1_23", "1_24", "1_25", "1_26", "1_27", "1_28", "1_29", "1_30"], "xaxis": "x2", "y": [142, 140, 300, 227, 296, 222, 215, 358, 255, 228, 446, 521, 385, 218, 193, 228, 471, null, null, 635, 483, 328, 689, 194, 806, 609, null, 872, null, 1188], "yaxis": "y2"}, {"error_y": {"array": [0, 1.528, 2.082, 1, 0.5774, 0.5774, 0.5774, 1.155, 0, 0, 0.5774, 1.732, 0.5774, 1, 0, 3.464, 0, 1, 23.58, 20.88, 2.887, 7.234, 4.041, 11.36, 6.11, 17.69, 0.5774, 31.21, 8.544, 62.08]}, "hovertemplate": "solver=L2_D8_best<br>type=lrnn_best<br>difficulty=0<br>problem=%{x}<br>plan_length_mean=%{y}<extra></extra>", "legendgroup": "L2_D8_best, lrnn_best", "line": {"color": "#ab63fa", "dash": "dot"}, "marker": {"symbol": "circle"}, "mode": "lines", "name": "L2_D8_best, lrnn_best", "orientation": "v", "showlegend": true, "type": "scatter", "x": ["0_01", "0_02", "0_03", "0_04", "0_05", "0_06", "0_07", "0_08", "0_09", "0_10", "0_11", "0_12", "0_13", "0_14", "0_15", "0_16", "0_17", "0_18", "0_19", "0_20", "0_21", "0_22", "0_23", "0_24", "0_25", "0_26", "0_27", "0_28", "0_29", "0_30"], "xaxis": "x", "y": [10, 17.67, 26.33, 17, 6.333, 21.33, 34.67, 18.67, 6, 17, 26.33, 34, 34.33, 23, 44, 31, 54, 28, 74, 99, 46.33, 103.3, 77.33, 71, 64.67, 73, 62.33, 138.3, 34, 129.3], "yaxis": "y"}, {"error_y": {"array": [16.7, 3.215, 94.11, 206.5, null, null, 83.61, null, null, 72.22, 152.0, null, null, null, null, null, null, null, null, null, null, null, null]}, "hovertemplate": "solver=L2_D8_best<br>type=lrnn_best<br>difficulty=1<br>problem=%{x}<br>plan_length_mean=%{y}<extra></extra>", "legendgroup": "L2_D8_best, lrnn_best", "line": {"color": "#ab63fa", "dash": "dot"}, "marker": {"symbol": "circle"}, "mode": "lines", "name": "L2_D8_best, lrnn_best", "orientation": "v", "showlegend": false, "type": "scatter", "x": ["1_01", "1_02", "1_03", "1_04", "1_05", "1_06", "1_07", "1_08", "1_09", "1_10", "1_12", "1_13", "1_17", "1_18", "1_19", "1_20", "1_22", "1_23", "1_25", "1_26", "1_28", "1_29", "1_30"], "xaxis": "x2", "y": [192, 128.7, 336.3, 831, 351, null, 266.7, null, null, 258.7, 863.5, null, null, null, null, null, null, null, null, null, null, null, null], "yaxis": "y2"}], "layout": {"annotations": [{"font": {}, "showarrow": false, "text": "difficulty=0", "x": 0.245, "xanchor": "center", "xref": "paper", "y": 1, "yanchor": "bottom", "yref": "paper"}, {"font": {}, "showarrow": false, "text": "difficulty=1", "x": 0.755, "xanchor": "center", "xref": "paper", "y": 1, "yanchor": "bottom", "yref": "paper"}], "legend": {"title": {"text": "solver, type"}, "tracegroupgap": 0}, "margin": {"t": 60}, "xaxis": {"anchor": "y", "categoryarray": ["0_01", "0_02", "0_03", "0_04", "0_05", "0_06", "0_07", "0_08", "0_09", "0_10", "0_11", "0_12", "0_13", "0_14", "0_15", "0_16", "0_17", "0_18", "0_19", "0_20", "0_21", "0_22", "0_23", "0_24", "0_25", "0_26", "0_27", "0_28", "0_29", "0_30", "1_01", "1_02", "1_03", "1_04", "1_05", "1_06", "1_07", "1_08", "1_09", "1_10", "1_11", "1_12", "1_13", "1_14", "1_15", "1_16", "1_17", "1_18", "1_19", "1_20", "1_21", "1_22", "1_23", "1_24", "1_25", "1_26", "1_27", "1_28", "1_29", "1_30"], "categoryorder": "array", "domain": [0, 0.49], "showticklabels": true, "title": {"text": "problem"}}, "xaxis2": {"anchor": "y2", "categoryarray": ["0_01", "0_02", "0_03", "0_04", "0_05", "0_06", "0_07", "0_08", "0_09", "0_10", "0_11", "0_12", "0_13", "0_14", "0_15", "0_16", "0_17", "0_18", "0_19", "0_20", "0_21", "0_22", "0_23", "0_24", "0_25", "0_26", "0_27", "0_28", "0_29", "0_30", "1_01", "1_02", "1_03", "1_04", "1_05", "1_06", "1_07", "1_08", "1_09", "1_10", "1_11", "1_12", "1_13", "1_14", "1_15", "1_16", "1_17", "1_18", "1_19", "1_20", "1_21", "1_22", "1_23", "1_24", "1_25", "1_26", "1_27", "1_28", "1_29", "1_30"], "categoryorder": "array", "domain": [0.51, 1], "showticklabels": true, "title": {"text": "problem"}}, "yaxis": {"anchor": "x", "domain": [0, 1], "showticklabels": true, "title": {"text": "plan_length_mean"}}, "yaxis2": {"anchor": "x2", "domain": [0, 1], "showticklabels": true}}}
